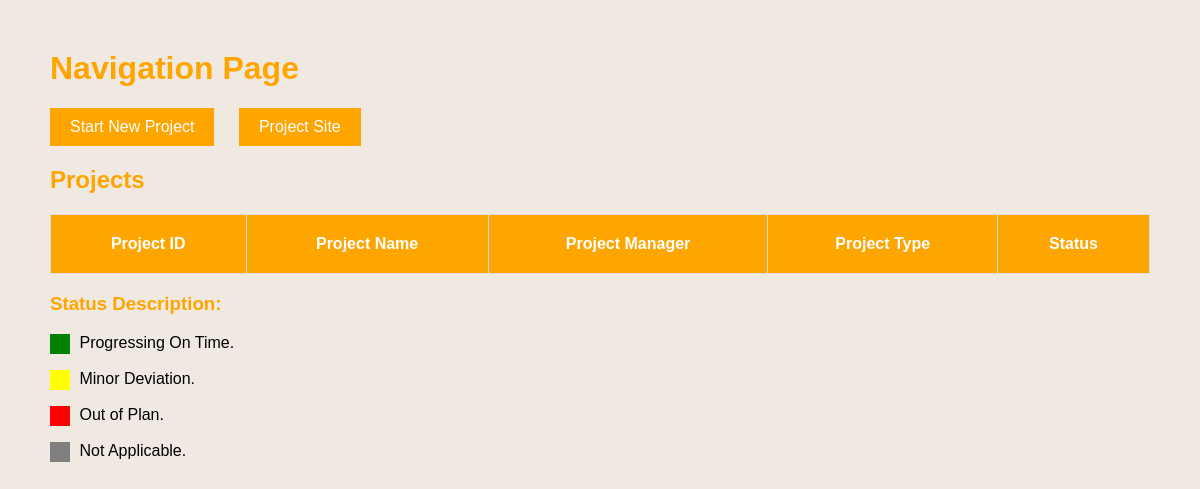
/navigation/, run on an earlier commit of the app's database.
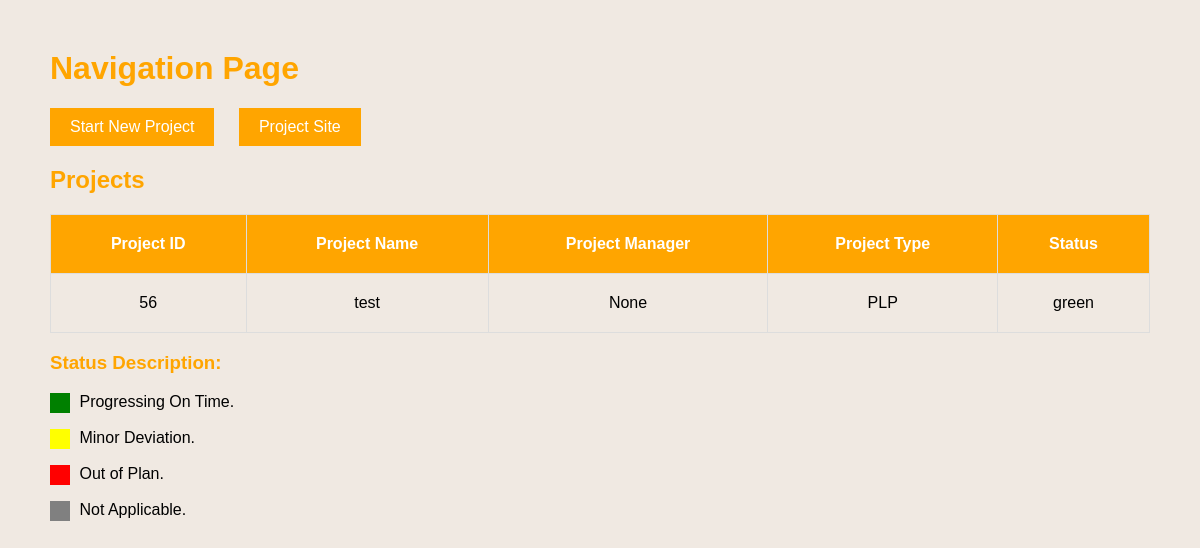
And on a later commit of the database.
### myapp/models.py (models this page shows)
class Projects(models.Model):
    STATUS_CHOICES = [
    ('red','red'),
    ('yellow','yellow'),
    ('green','green'),
    ('grey','grey'),
    ]
    TYPE_CHOICES = {
    ('SPA','SPA'),
    ('PLP','PLP'),
    }
    projectid = models.AutoField(db_column='ProjectID', primary_key=True) # Field name made lowercase.
    project_name = models.CharField(db_column='Project_name', max_length=200) # Field name made lowercase.
    pm = models.ForeignKey('Users', models.DO_NOTHING, db_column='PM', blank=True, null=True) # Field name made lowercase.
    estimated_budget = models.IntegerField(db_column='Estimated_budget', blank=True, null=True) # Field name made lowercase.
    irr = models.IntegerField(db_column='IRR', blank=True, null=True) # Field name made lowercase.
    project_status = models.CharField(db_column='Project_status',choices=STATUS_CHOICES, max_length=10, default='green') # Field name made lowercase.
    project_type = models.CharField(db_column='Project_type',choices=TYPE_CHOICES, max_length=30, blank=True, null=True) # Field name made lowercase.
    project_manager = models.CharField(db_column='Project_manager', max_length=50, blank=True, null=True) # Field name made lowercase.
    project_team = models.CharField(db_column='Project_team', max_length=200, blank=True, null=True) # Field name made lowercase.
    timing_kickoff = models.DateField(db_column='Timing_kickoff', blank=True, null=True) # Field name made lowercase.
    timing_closure = models.DateField(db_column='Timing_closure', blank=True, null=True) # Field name made lowercase.
    timing_milestone1 = models.DateField(db_column='Timing_milestone1', blank=True, null=True) # Field name made lowercase.
    timing_milestone2 = models.DateField(db_column='Timing_milestone2', blank=True, null=True) # Field name made lowercase.
    timing_milestone3 = models.DateField(db_column='Timing_milestone3', blank=True, null=True) # Field name made lowercase.
    timing_milestone4 = models.DateField(db_column='Timing_milestone4', blank=True, null=True) # Field name made lowercase.
    main_target = models.CharField(db_column='Main_target', max_length=2000, blank=True, null=True) # Field name made lowercase.
    boundary_conditions = models.CharField(db_column='Boundary_conditions', max_length=2000, blank=True, null=True) # Field name made lowercase.
    out_of_scope = models.CharField(db_column='Out_of_scope', max_length=2000, blank=True, null=True) # Field name made lowercase.
    steering_committee = models.CharField(db_column='Steering_committee', max_length=2000, blank=True, null=True) # Field name made lowercase.
    facilitator = models.CharField(db_column='Facilitator', max_length=2000, blank=True, null=True) # Field name made lowercase.
    risk_uncertainties = models.CharField(db_column='Risk_uncertainties', max_length=2000, blank=True, null=True) # Field name made lowercase.

### myapp/views.py (the view)
# urls.py: path('navigation/', navigation_page, name='navigation_page'),
def navigation_page(request):
    user_projects = get_user_projects('uig27066')
    print('suc')
    all_projects = Projects.objects.all()
    print(all_projects)
    print(user_projects)
    return render(request, 'navigation_page.html',{'projects':user_projects})

### myapp/views.py (called while the page is built)
def get_user_projects(pm):
    pm = Users.objects.get(pm=pm)
    projects = Projects.objects.filter(pm=pm)
    project_list = projects.values('project_name','project_manager','pm','project_status')
    return projects

### myapp/templates/navigation_page.html (shortened to what this page needs)
<!DOCTYPE html>
<html lang="en">
<head>
    <link rel="stylesheet" href="/static/css/navigation_page_style.css">
</head>
<body>
    <h1>Navigation Page</h1>
    <a href="http://localhost:8000/start_new_project/"><button class="start-new-project-button">Start New Project</button></a>
    <a href="http://localhost:8000/project_site/"><button>Project Site</button></a>
    <h2>Projects</h2>
    <table>
        <tr>
            <th>Project ID</th>
            <th>Project Name</th>
            <th>Project Manager</th>
            <th>Project Type</th>
            <th>Status</th>
        </tr>
        <tbody>
        {% for project in projects %}
        <tr>
            <td>{{ project.projectid }}</td>
            <td>{{ project.project_name }}</td>
            <td>{{ project.project_manager}}</td>
            <td>{{ project.project_type }}</td>
            <td>{{ project.project_status }}</td>
        </tr>
        {% endfor %}
        </tbody>
    </table>
    <h3>Status Description:</h3>
    <p><span class="status-color" style="background-color:green;"></span> Progressing On Time.</p>
    <p><span class="status-color" style="background-color:yellow;"></span> Minor Deviation.</p>
    <p><span class="status-color" style="background-color:red;"></span> Out of Plan.</p>
    <p><span class="status-color" style="background-color:grey;"></span> Not Applicable.</p>
</body>
</html>

What changed in the data, as far as the page shows it:
added Projects: projectid "56", project_name "test", project_manager "None", project_type "PLP", project_status "green"
